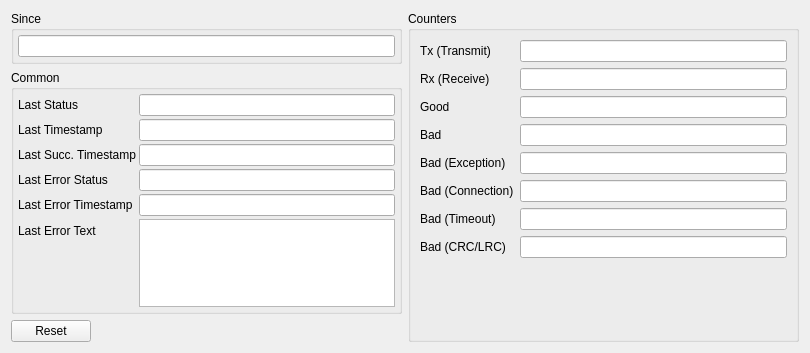
<?xml version="1.0" encoding="UTF-8"?>
<ui version="4.0">
 <class>mbClientDeviceStatisticsUi</class>
 <widget class="QWidget" name="mbClientDeviceStatisticsUi">
  <property name="geometry">
   <rect>
    <x>0</x>
    <y>0</y>
    <width>810</width>
    <height>353</height>
   </rect>
  </property>
  <layout class="QHBoxLayout" name="horizontalLayout_2">
   <item>
    <layout class="QVBoxLayout" name="verticalLayout_2">
     <item>
      <widget class="QGroupBox" name="groupBox_4">
       <property name="title">
        <string>Since</string>
       </property>
       <layout class="QHBoxLayout" name="horizontalLayout_3">
        <property name="spacing">
         <number>2</number>
        </property>
        <property name="leftMargin">
         <number>4</number>
        </property>
        <property name="topMargin">
         <number>4</number>
        </property>
        <property name="rightMargin">
         <number>4</number>
        </property>
        <property name="bottomMargin">
         <number>4</number>
        </property>
        <item>
         <widget class="QLineEdit" name="lnSinceTimestamp">
          <property name="readOnly">
           <bool>true</bool>
          </property>
         </widget>
        </item>
       </layout>
      </widget>
     </item>
     <item>
      <widget class="QGroupBox" name="groupBox_3">
       <property name="title">
        <string>Common</string>
       </property>
       <layout class="QFormLayout" name="formLayout_4">
        <property name="horizontalSpacing">
         <number>3</number>
        </property>
        <property name="verticalSpacing">
         <number>3</number>
        </property>
        <property name="leftMargin">
         <number>4</number>
        </property>
        <property name="topMargin">
         <number>4</number>
        </property>
        <property name="rightMargin">
         <number>4</number>
        </property>
        <property name="bottomMargin">
         <number>4</number>
        </property>
        <item row="0" column="0">
         <widget class="QLabel" name="label_18">
          <property name="text">
           <string>Last Status</string>
          </property>
         </widget>
        </item>
        <item row="0" column="1">
         <widget class="QLineEdit" name="lnLastStatus">
          <property name="readOnly">
           <bool>true</bool>
          </property>
         </widget>
        </item>
        <item row="1" column="0">
         <widget class="QLabel" name="label_19">
          <property name="text">
           <string>Last Timestamp</string>
          </property>
         </widget>
        </item>
        <item row="1" column="1">
         <widget class="QLineEdit" name="lnLastTimestamp">
          <property name="readOnly">
           <bool>true</bool>
          </property>
         </widget>
        </item>
        <item row="2" column="0">
         <widget class="QLabel" name="label_20">
          <property name="text">
           <string>Last Succ. Timestamp</string>
          </property>
         </widget>
        </item>
        <item row="2" column="1">
         <widget class="QLineEdit" name="lnLastSuccessTimestamp">
          <property name="minimumSize">
           <size>
            <width>180</width>
            <height>0</height>
           </size>
          </property>
          <property name="readOnly">
           <bool>true</bool>
          </property>
         </widget>
        </item>
        <item row="3" column="0">
         <widget class="QLabel" name="label_21">
          <property name="text">
           <string>Last Error Status</string>
          </property>
         </widget>
        </item>
        <item row="3" column="1">
         <widget class="QLineEdit" name="lnLastErrorStatus">
          <property name="readOnly">
           <bool>true</bool>
          </property>
         </widget>
        </item>
        <item row="4" column="0">
         <widget class="QLabel" name="label_22">
          <property name="text">
           <string>Last Error Timestamp</string>
          </property>
         </widget>
        </item>
        <item row="4" column="1">
         <widget class="QLineEdit" name="lnLastErrorTimestamp">
          <property name="readOnly">
           <bool>true</bool>
          </property>
         </widget>
        </item>
        <item row="5" column="0">
         <widget class="QLabel" name="label_23">
          <property name="text">
           <string>Last Error Text</string>
          </property>
         </widget>
        </item>
        <item row="5" column="1">
         <widget class="QPlainTextEdit" name="txtLastErrorText">
          <property name="readOnly">
           <bool>true</bool>
          </property>
         </widget>
        </item>
       </layout>
      </widget>
     </item>
     <item>
      <layout class="QHBoxLayout" name="horizontalLayout">
       <item>
        <widget class="QPushButton" name="btnReset">
         <property name="text">
          <string>Reset</string>
         </property>
        </widget>
       </item>
       <item>
        <spacer name="horizontalSpacer">
         <property name="orientation">
          <enum>Qt::Horizontal</enum>
         </property>
         <property name="sizeHint" stdset="0">
          <size>
           <width>40</width>
           <height>20</height>
          </size>
         </property>
        </spacer>
       </item>
      </layout>
     </item>
    </layout>
   </item>
   <item>
    <layout class="QVBoxLayout" name="verticalLayout">
     <item>
      <widget class="QGroupBox" name="groupBox_2">
       <property name="title">
        <string>Counters</string>
       </property>
       <layout class="QFormLayout" name="formLayout">
        <item row="0" column="0">
         <widget class="QLabel" name="label_6">
          <property name="text">
           <string>Tx (Transmit)</string>
          </property>
         </widget>
        </item>
        <item row="0" column="1">
         <widget class="QLineEdit" name="lnCountTx">
          <property name="readOnly">
           <bool>true</bool>
          </property>
         </widget>
        </item>
        <item row="1" column="0">
         <widget class="QLabel" name="label_12">
          <property name="text">
           <string>Rx (Receive)</string>
          </property>
         </widget>
        </item>
        <item row="1" column="1">
         <widget class="QLineEdit" name="lnCountRx">
          <property name="readOnly">
           <bool>true</bool>
          </property>
         </widget>
        </item>
        <item row="2" column="0">
         <widget class="QLabel" name="label_7">
          <property name="text">
           <string>Good</string>
          </property>
         </widget>
        </item>
        <item row="2" column="1">
         <widget class="QLineEdit" name="lnCountGood">
          <property name="readOnly">
           <bool>true</bool>
          </property>
         </widget>
        </item>
        <item row="3" column="0">
         <widget class="QLabel" name="label_8">
          <property name="text">
           <string>Bad</string>
          </property>
         </widget>
        </item>
        <item row="3" column="1">
         <widget class="QLineEdit" name="lnCountBad">
          <property name="readOnly">
           <bool>true</bool>
          </property>
         </widget>
        </item>
        <item row="4" column="0">
         <widget class="QLabel" name="label_13">
          <property name="text">
           <string>Bad (Exception)</string>
          </property>
         </widget>
        </item>
        <item row="5" column="0">
         <widget class="QLabel" name="label_11">
          <property name="text">
           <string>Bad (Connection)</string>
          </property>
         </widget>
        </item>
        <item row="6" column="0">
         <widget class="QLabel" name="label_9">
          <property name="text">
           <string>Bad (Timeout)</string>
          </property>
         </widget>
        </item>
        <item row="6" column="1">
         <widget class="QLineEdit" name="lnCountBadTimeout">
          <property name="readOnly">
           <bool>true</bool>
          </property>
         </widget>
        </item>
        <item row="7" column="0">
         <widget class="QLabel" name="label_10">
          <property name="text">
           <string>Bad (CRC/LRC)</string>
          </property>
         </widget>
        </item>
        <item row="7" column="1">
         <widget class="QLineEdit" name="lnCountBadCRC">
          <property name="readOnly">
           <bool>true</bool>
          </property>
         </widget>
        </item>
        <item row="5" column="1">
         <widget class="QLineEdit" name="lnCountBadConnection">
          <property name="readOnly">
           <bool>true</bool>
          </property>
         </widget>
        </item>
        <item row="4" column="1">
         <widget class="QLineEdit" name="lnCountBadStandard">
          <property name="readOnly">
           <bool>true</bool>
          </property>
         </widget>
        </item>
       </layout>
      </widget>
     </item>
    </layout>
   </item>
  </layout>
 </widget>
 <resources/>
 <connections/>
</ui>
